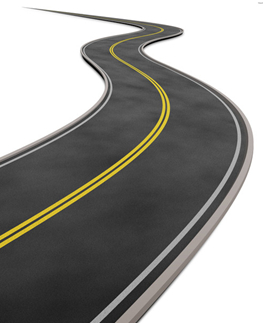
%> input picture 10/s10_2/1.jpg, 263 x 323 px
$ octave bys.m   (GNU Octave 9; MATLAB toolbox functions it lacks are replaced by stand-ins)
%> lines starting %> are read from the running program, lines starting %| are printed output that depends on the picture; in (x1, y1, x2, y2) boxes, pixels count from 0 and x2, y2 are one past the last pixel; in counts of white or black regions, pixels touching at a corner belong together; the program's own positions count from 1
%基于贝叶斯分类算法的图像阈值分割
clear
clc;
Init = imread('1.jpg');
%> Init is the input picture: size 323x263x3 uint8; mean R, G, B 149.7, 148.9, 145.6
% Im=imhist(Init);
Im=rgb2gray(Init);
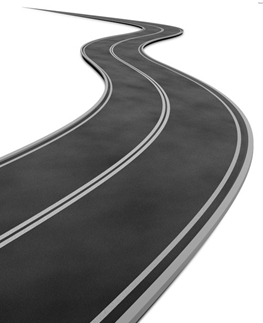
%> Im: size 323x263 uint8; min 0, max 255, mean 148.7
subplot(1,3,1),
imhist(Im)
title('直方图')
subplot(1,3,2),
imshow(Im)
title('分割前原始图')

[x,y]=size(Im);                    % 求出图象大小
%> x = 323; y = 263
b=double(Im);
zd=double(max(Im))                  % 求出图象中最大的灰度
%> zd = 263 values from 255 to 255
zx=double(min(Im))                % 最小的灰度
%> zx = 263 values, max 254 at index 255, min 0 at index 88, mean 43.15
T=double((zd+zx))/2;                     % T赋初值，为最大值和最小值的平均值
%> T = 263 values, max 254.5 at index 255, min 127.5 at index 88, mean 149.1

count=double(0);                         % 记录几次循环
while 1                   % 迭代最佳阈值分割算法
    count=count+1;
    S0=0.0; n0=0.0;                   %为计算灰度大于阈值的元素的灰度总值、个数赋值
    S1=0.0; n1=0.0;                   %为计算灰度小于阈值的元素的灰度总值、个数赋值
    for i=1:x
        for j=1:y
            if double(Im(i,j))>=T
                S1=S1+double(Im(i,j));  %大于阈域值图像点灰度值累加
                n1=n1+1;                %大于阈域值图像点个数累加
            else
                S0=S0+double(Im(i,j));  %小于阈域值图像点灰度值累加
                n0=n0+1;                %小于阀域值图像点个数累加
            end
        end
    end
    T0=S0/n0; %求小于阀域值均值
    T1=S1/n1; %求大于阀域值均值
    if abs(T-((T0+T1)/2))<0.1       %迭代至 前后两次阀域值相差几乎为0时 停止迭代。
        break;
    else
       T=(T0+T1)/2;                 %在阈值T下，迭代阈值的计算过程
   end
end
%> this loop made 7 passes
%> (T0, T1, T) on passes 1 to 6: (85.91, 255, 170.5), (73.72, 248.8, 161.3), (70.75, 245.5, 158.1), (69.82, 244.4, 157.1), (69.53, 244.1, 156.8), (69.31, 243.8, 156.5)
%> (T0, T1) on pass 7: (69.31, 243.8)
%> after the loop, count = 7

count                                %显示运行次数
%> count = 7
T
%> T = 156.5
i1=im2bw(Im,T/255);                 % 图像在最佳阈值下二值化
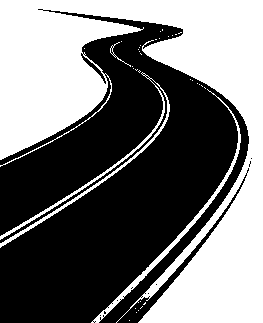
%> i1: size 323x263 logical; 45.5% white; 36 white regions (32 under 20 px), largest, box (x1, y1, x2, y2) and area: (0, 0, 263, 323) 36042, (0, 72, 170, 248) 1403, (91, 89, 241, 323) 1126, (110, 42, 131, 67) 49
subplot(1,3,3),
imshow(i1)
title('分割后图形')
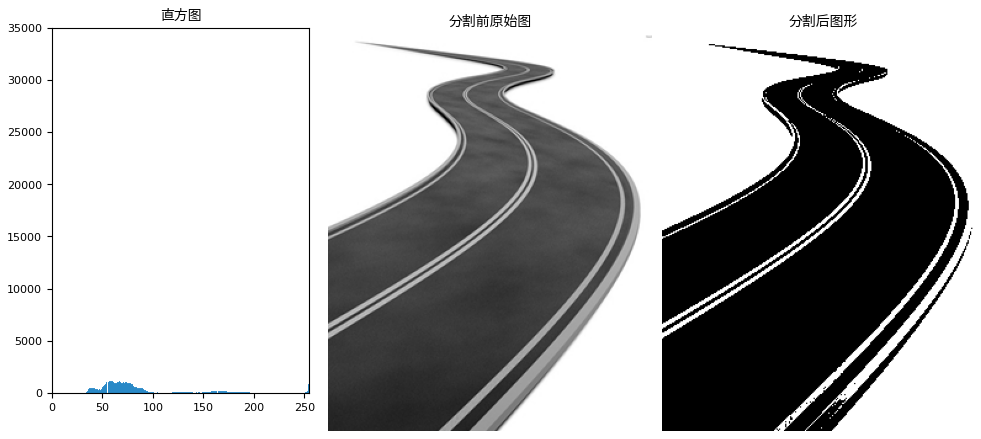
%> figure redrawn from the program's plot data, 3 panels
